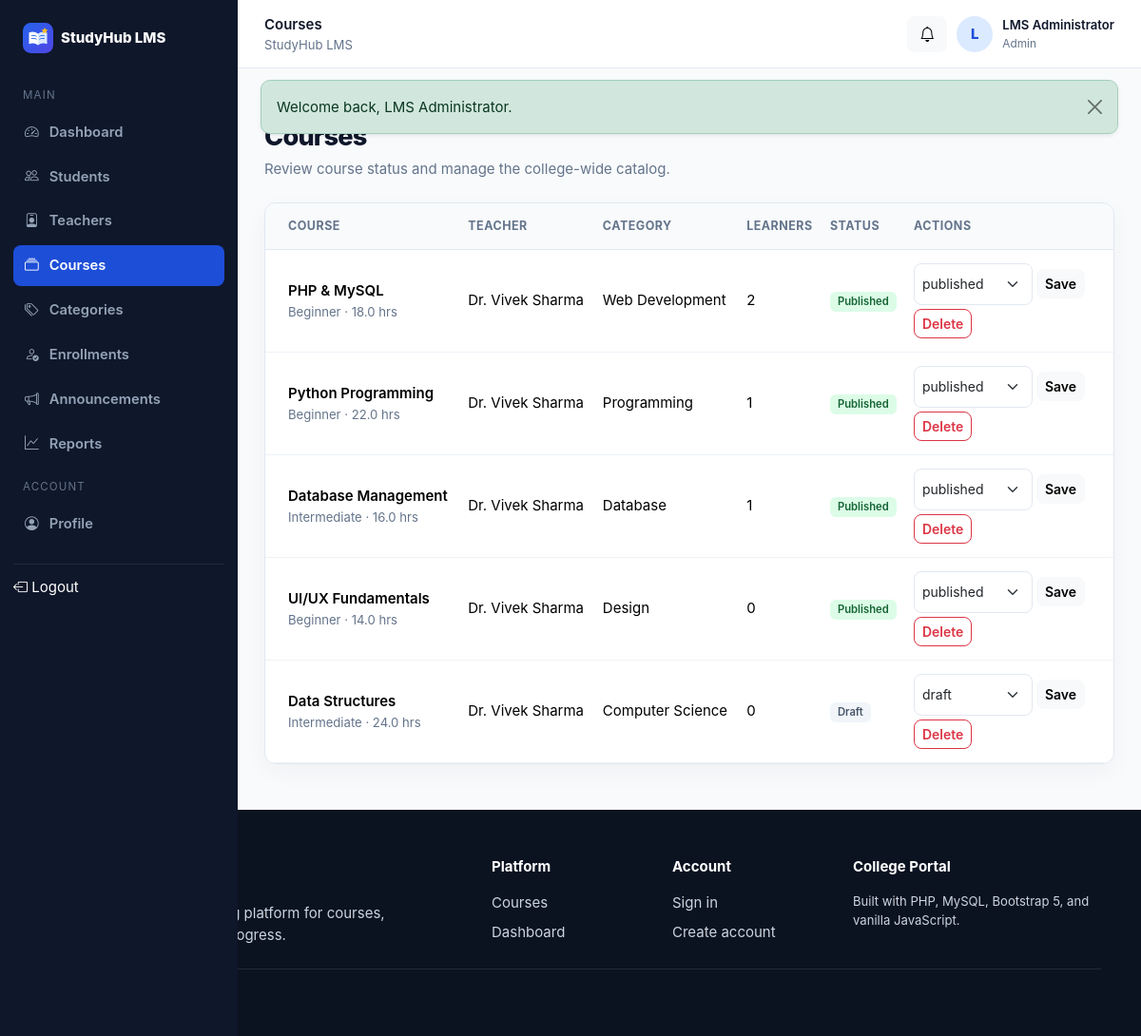
The page /admin/courses.php (signed in) on the database its author committed.
### tables this page shows
CREATE TABLE users (
  id INT UNSIGNED AUTO_INCREMENT PRIMARY KEY,
    
  full_name VARCHAR(120) NOT NULL,
    
  email VARCHAR(190) NOT NULL UNIQUE,
    
  password_hash VARCHAR(255) NOT NULL,
    
  role ENUM('admin',
    'teacher',
    'student') NOT NULL DEFAULT 'student',
    
  status ENUM('active',
    'inactive',
    'pending') NOT NULL DEFAULT 'active',
    
  enrollment_no VARCHAR(50) NULL UNIQUE,
    
  department VARCHAR(120) NULL,
    
  semester TINYINT UNSIGNED NULL,
    
  phone VARCHAR(20) NULL,
    
  bio TEXT NULL,
    
  avatar VARCHAR(255) NULL,
    
  created_at TIMESTAMP DEFAULT CURRENT_TIMESTAMP,
    
  updated_at TIMESTAMP DEFAULT CURRENT_TIMESTAMP ON
UPDATE CURRENT_TIMESTAMP
);

CREATE TABLE courses (
  id INT UNSIGNED AUTO_INCREMENT PRIMARY KEY,
    
  teacher_id INT UNSIGNED NOT NULL,
    
  category_id INT UNSIGNED NULL,
    
  title VARCHAR(180) NOT NULL,
    
  short_description VARCHAR(255) NULL,
    
  description TEXT NULL,
    
  thumbnail VARCHAR(255) NULL,
    
  level ENUM('Beginner',
    'Intermediate',
    'Advanced') DEFAULT 'Beginner',
    
  duration_hours DECIMAL(5,
    1) DEFAULT 0,
    
  status ENUM('draft',
    'published',
    'pending') DEFAULT 'draft',
    
  created_at TIMESTAMP DEFAULT CURRENT_TIMESTAMP,
    
  updated_at TIMESTAMP DEFAULT CURRENT_TIMESTAMP ON
UPDATE CURRENT_TIMESTAMP,
    
  CONSTRAINT fk_courses_teacher FOREIGN KEY (teacher_id) REFERENCES users(id) ON DELETE CASCADE,
    
  CONSTRAINT fk_courses_category FOREIGN KEY (category_id) REFERENCES categories(id) ON DELETE
SET NULL,
    
  INDEX idx_courses_status(status),
    INDEX idx_courses_teacher(teacher_id)
);

CREATE TABLE categories (
  id INT UNSIGNED AUTO_INCREMENT PRIMARY KEY,
    
  name VARCHAR(100) NOT NULL UNIQUE,
    
  created_at TIMESTAMP DEFAULT CURRENT_TIMESTAMP
);

### admin/courses.php (the view, shortened to what this page needs)
<?php
$pageTitle='Courses';
require_once __DIR__.'/../includes/auth.php';
require_role('admin');
require_once __DIR__.'/../includes/ui.php';
$rows=$pdo->query("SELECT c.*,u.full_name teacher,cat.name category,COUNT(DISTINCT e.id) learners FROM courses c JOIN users u ON u.id=c.teacher_id LEFT JOIN categories cat ON cat.id=c.category_id LEFT JOIN enrollments e ON e.course_id=c.id GROUP BY c.id ORDER BY c.updated_at DESC")->fetchAll();
include __DIR__.'/../includes/app_start.php';
?>
<div class="page-header">
<div>
<div class="section-kicker mb-2">Catalog administration</div>
<h1>Courses</h1>
<p>Review course status and manage the college-wide catalog.</p>
</div>
</div>
<div class="card p-0 overflow-hidden">
<div class="table-responsive border-0">
<table class="table">
<thead>
<tr>
<th class="ps-4">Course</th>
<th>Teacher</th>
<th>Category</th>
<th>Learners</th>
<th>Status</th>
<th class="pe-4">Actions</th>
</tr>
</thead>
<tbody>
<?php
foreach($rows as $r):?><tr>
<td class="ps-4">
<div class="fw-semibold"><?=e($r['title'])?></div>
<div class="small text-muted"><?=e($r['level'])?> · <?=e($r['duration_hours'])?> hrs</div>
</td>
<td><?=e($r['teacher'])?></td>
<td><?=e($r['category']??'—')?></td>
<td><?=e($r['learners'])?></td>
<td><?=badgeSoft(ucfirst($r['status']),$r['status']==='published'?'success':($r['status']==='pending'?'warning':'secondary'))?></td>
<td class="pe-4">
<form method="post" class="d-flex gap-1 align-items-center"><?=csrf_input()?><input type="hidden" name="action" value="status">
<select name="status" class="form-select form-select-sm" style="width:125px">
<option <?=$r['status']==='draft'?'selected':''?>>draft</option>
<option <?=$r['status']==='published'?'selected':''?>>published</option>
</select>
<button class="btn btn-sm btn-light">Save</button>
</form>
<form method="post" class="d-inline" data-confirm="Delete this course and all of its content?"><?=csrf_input()?><input type="hidden" name="action" value="delete">
<button class="btn btn-sm btn-outline-danger mt-1">Delete</button>
</form>
</td>
</tr>
<?php
endforeach;
?></tbody>
</table>
</div>
</div>
<?php
include __DIR__.'/../includes/app_end.php';
?>

### includes/topbar.php (shortened to what this page needs)
<header class="app-topbar">
  <div class="d-flex align-items-center gap-3">
<div>
<div class="fw-semibold d-none d-md-block"><?= e($pageTitle)?></div>
<div class="small text-muted d-none d-md-block">StudyHub LMS</div>
</div>
</div>
  <div class="topbar-user">
<a class="btn btn-light position-relative" title="Announcements" href="announcements.php">
<i class="bi bi-bell">
</i>
?></a>
<div class="avatar"><?= e(strtoupper(substr($userName,0,1)))?></div>
<div class="d-none d-sm-block">
<div class="fw-semibold small"><?= e($userName)?></div>
<div class="text-muted" style="font-size:.74rem;text-transform:capitalize"><?= e($role)?></div>
</div>
</div>
</header>

### includes/ui.php (shortened to what this page needs)
<?php
function badgeSoft($text,$tone='secondary'){
    return '<span class="badge badge-soft-'.e($tone).'">'.e($text).'</span>';
}

### assets/css/style.css (style rules this page uses)
:root { --primary:#2563eb; --primary-dark:#1d4ed8; --success:#16a34a; --warning:#d97706; --danger:#dc2626; --bg:#f8fafc; --surface:#fff; --border:#e2e8f0; --text:#0f172a; --muted:#64748b; --sidebar:#0f172a; --sidebar-muted:#94a3b8; --radius:12px; }
* { box-sizing:border-box }
html,body { height:100% }
body { font-family:Inter,ui-sans-serif,system-ui,-apple-system,"Segoe UI",Roboto,Arial,sans-serif; background:var(--bg); color:var(--text); font-size:15px; line-height:1.55 }
a { text-decoration:none }
.text-muted { color:var(--muted)!important }
.card { border:1px solid var(--border); border-radius:var(--radius); box-shadow:0 8px 24px rgba(15,23,42,.04) }
.btn { border-radius:8px; font-weight:600 }
.form-control,.form-select { border-color:var(--border); border-radius:8px; min-height:44px }
.badge { font-weight:600; padding:.45em .7em }
.badge-soft-success { background:#dcfce7; color:#166534 }
.badge-soft-secondary { background:#f1f5f9; color:#475569 }
.section-kicker { font-size:.82rem; text-transform:uppercase; letter-spacing:.11em; color:var(--primary); font-weight:800 }
.app-topbar { height:72px; background:#fff; border-bottom:1px solid var(--border); display:flex; align-items:center; justify-content:space-between; padding:0 28px; position:sticky; top:0; z-index:1000 }
.topbar-user { display:flex; align-items:center; gap:10px }
.avatar { width:38px; height:38px; border-radius:50%; display:grid; place-items:center; background:#dbeafe; color:#1d4ed8; font-weight:800 }
.page-header { display:flex; justify-content:space-between; align-items:flex-start; gap:16px; margin-bottom:24px }
.page-header h1 { font-size:1.7rem; font-weight:800; letter-spacing:-.03em; margin:0 }
.page-header p { color:var(--muted); margin:5px 0 0 }
.table { margin:0 }
.table thead th { font-size:.78rem; text-transform:uppercase; letter-spacing:.04em; color:#64748b; background:#f8fafc; border-bottom-color:var(--border); white-space:nowrap }
.table td { vertical-align:middle; border-bottom-color:#eef2f7 }
.table-responsive { border:1px solid var(--border); border-radius:12px }
.table td,.table th { padding-top:14px; padding-bottom:14px }

### rows shown on the page
users: full_name "L", full_name "LMS Administrator"
courses: title "PHP & MySQL", level "Beginner", duration_hours "18.0", teacher.full_name "Dr. Vivek Sharma", category.name "Web Development", learners "2", text "Published", status "published"
courses: title "Python Programming", level "Beginner", duration_hours "22.0", teacher.full_name "Dr. Vivek Sharma", category.name "Programming", learners "1", text "Published", status "published"
courses: title "Database Management", level "Intermediate", duration_hours "16.0", teacher.full_name "Dr. Vivek Sharma", category.name "Database", learners "1", text "Published", status "published"
courses: title "UI/UX Fundamentals", level "Beginner", duration_hours "14.0", teacher.full_name "Dr. Vivek Sharma", category.name "Design", learners "0", text "Published", status "published"
courses: title "Data Structures", level "Intermediate", duration_hours "24.0", teacher.full_name "Dr. Vivek Sharma", category.name "Computer Science", learners "0", text "Draft", status "draft"

### other values the page prints
$f['message'] "Welcome back, LMS Administrator."
$section "MAIN"
$label "Dashboard"
$label "Students"
$label "Teachers"
$label "Courses"
$label "Categories"
$label "Enrollments"
$label "Announcements"
$label "Reports"
$section "ACCOUNT"
$label "Profile"
$pageTitle "Courses"
$role "Admin"
